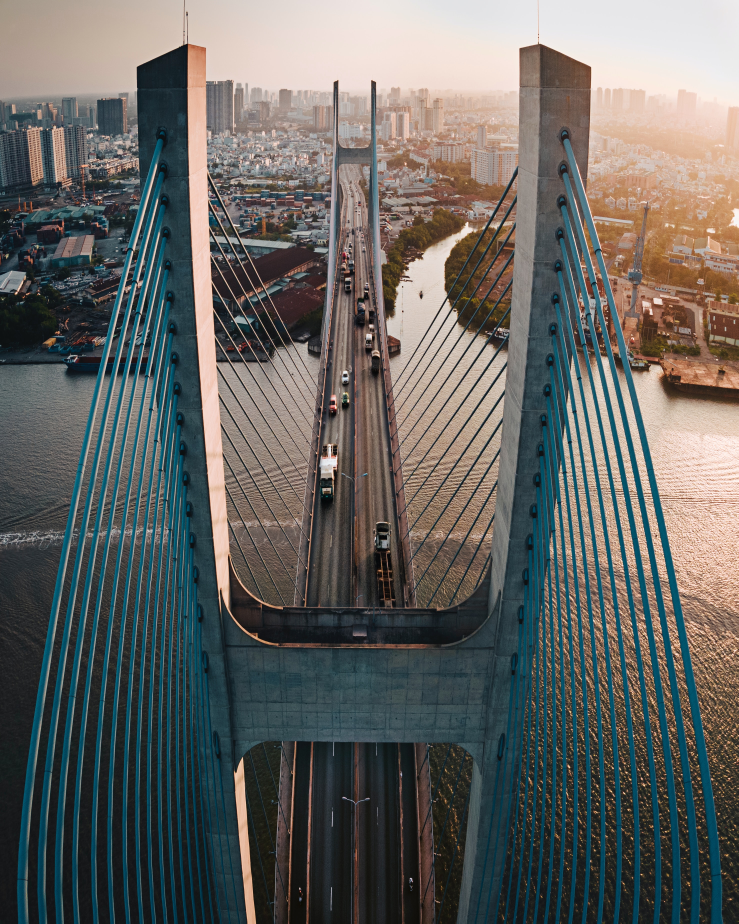
#> input picture PRAC 1/Images/bridge.jpg, 2954 x 3693 px, given in place of the camera (shown at 1/4 size)
$ jupyter execute 'Tarea 6.ipynb'   (text cells are left out)
#> lines starting #> are read from the running program, lines starting #| are printed output that depends on the picture; after the words box and inside, x2 and y2 are one past the last pixel; in counts of white or black regions, pixels touching at a corner belong together
[cell 1]
import cv2
import numpy as np

[cell 2]
# Captura de video desde la cámara web
vid = cv2.VideoCapture(0)

while True:
    ret, frame = vid.read()
#> frame is the input picture: shape (3693, 2954, 3); mean B, G, R 98, 101, 100.9

    if ret:
        # Convierte el fotograma en escala de grises
        gray_frame = cv2.cvtColor(frame, cv2.COLOR_BGR2GRAY)
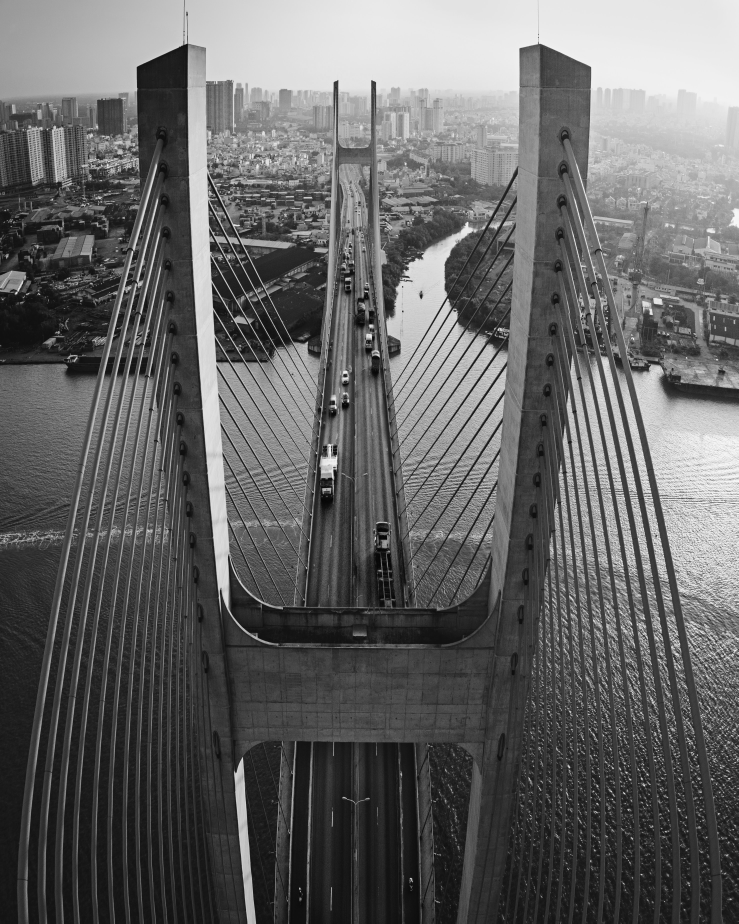
#> gray_frame: shape (3693, 2954) (shown at 1/4 size); min 0, max 254, mean 100.6

        # Aplica un filtro de detección de bordes estilo lápiz
        pencil_frame = cv2.adaptiveThreshold(gray_frame, 255, cv2.ADAPTIVE_THRESH_MEAN_C, cv2.THRESH_BINARY, 9, 5)
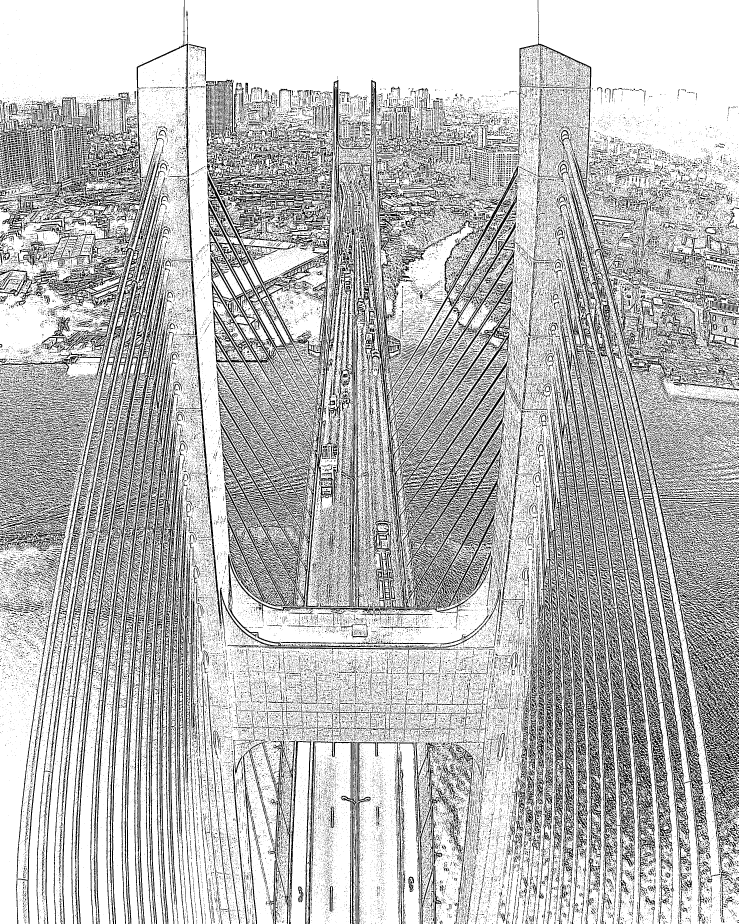
#> pencil_frame: shape (3693, 2954) (shown at 1/4 size); 73.4% white; 101582 black regions (87193 under 20 px), largest, box (x1, y1, x2, y2) and area: (2234, 763, 2954, 3486) 256121, (1534, 662, 2106, 2432) 95970, (836, 909, 1280, 2427) 61740

        # Muestra la imagen resultante
        cv2.imshow('Efecto de Dibujo a Lapiz', pencil_frame)

    if cv2.waitKey(20) == 27:
#> (key Esc is pressed here)
        break

vid.release()
cv2.destroyAllWindows()

[cell 3]
# Inicializar la cámara
cap = cv2.VideoCapture(0)  # 0 representa la cámara predeterminada

while True:
    # Capturar un fotograma desde la cámara
    ret, frame = cap.read()

    # Reescalar la imagen a una dimensión más pequeña (Cuidado: Al tratar con todos los pixeles, y modificarlos en tiempo real, si la imagen no es pequeña, se ralentiza la visualización)
    frame_small = cv2.resize(frame, (200, 200))
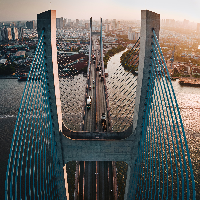
#> frame_small: shape (200, 200, 3); mean B, G, R 97.8, 100.8, 100.7

    # Inicializar un array para almacenar el color dominante de cada pixel
    dominant_colors = np.zeros(frame_small.shape, dtype=np.uint8)

    # Recorrer cada pixel en la imagen reescalada
    for y in range(frame_small.shape[0]):
        for x in range(frame_small.shape[1]):
            # Obtener el valor RGB del pixel actual
            pixel_color = frame_small[y, x]

            # Encontrar el índice del canal con el valor más alto (R, G o B)
            dominant_channel = np.argmax(pixel_color)

            # Crear un array con el color dominante (todos los canales a cero excepto el dominante)
            dominant_color = np.zeros(3, dtype=np.uint8)
            dominant_color[dominant_channel] = pixel_color[dominant_channel]

            # Asignar el color dominante al pixel correspondiente
            dominant_colors[y, x] = dominant_color
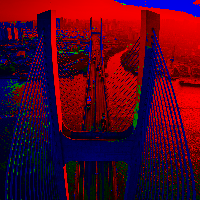
#> dominant_colors: shape (200, 200, 3); mean B, G, R 33, 3.4, 78.7

    # Mostrar la imagen con los colores dominantes
    cv2.imshow("Colores Dominantes", dominant_colors)

    # Salir del bucle si se presiona la tecla 'Esc'
    if cv2.waitKey(1) == 27:
#> (key Esc is pressed here)
        break

# Liberar la cámara y cerrar las ventanas
cap.release()
cv2.destroyAllWindows()

[cell 4]
cap = cv2.VideoCapture(0)  # 0 representa la cámara predeterminada

while True:
    # Capturar un fotograma desde la cámara
    ret, frame = cap.read()

    # Reescalar la imagen a una dimensión más pequeña
    frame_small = cv2.resize(frame, (400, 400))
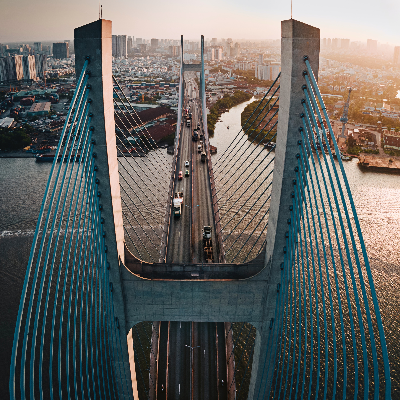
#> frame_small: shape (400, 400, 3); mean B, G, R 98, 101, 100.8

    # Inicializar un array para almacenar el color dominante de cada bloque 8x8
    block_size = 8
    rows, cols, _  = frame_small.shape
#> rows = 400; cols = 400
    dominant_colors = np.zeros((rows, cols, 3), dtype=np.uint8)

    # Recorrer cada bloque 8x8 en la imagen reescalada
    for y in range(0, rows, block_size):
        for x in range(0, cols, block_size):
            # Obtener un bloque 8x8
            block = frame_small[y:y+block_size, x:x+block_size]

            # Calcular el color dominante en el bloque
            block_mean_color = np.mean(np.mean(block, axis=0), axis=0)
            block_dominant_color = np.uint8(block_mean_color)

            # Asignar el color dominante a todo el bloque
            dominant_colors[y:y+block_size, x:x+block_size] = block_dominant_color
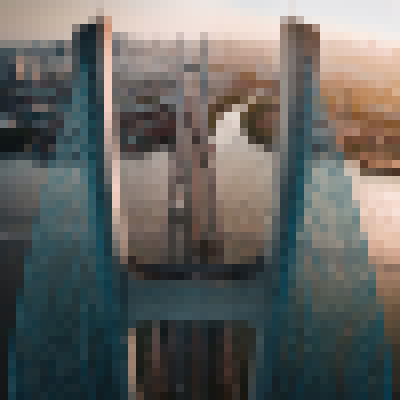
#> dominant_colors: shape (400, 400, 3); mean B, G, R 97.5, 100.6, 100.3

    # Mostrar la imagen pixelada
    cv2.imshow("Colores Dominantes", dominant_colors)

    # Salir del bucle si se presiona la tecla 'Esc'
    if cv2.waitKey(1) == 27:
#> (key Esc is pressed here)
        break

# Liberar la cámara y cerrar las ventanas
cap.release()
cv2.destroyAllWindows()
